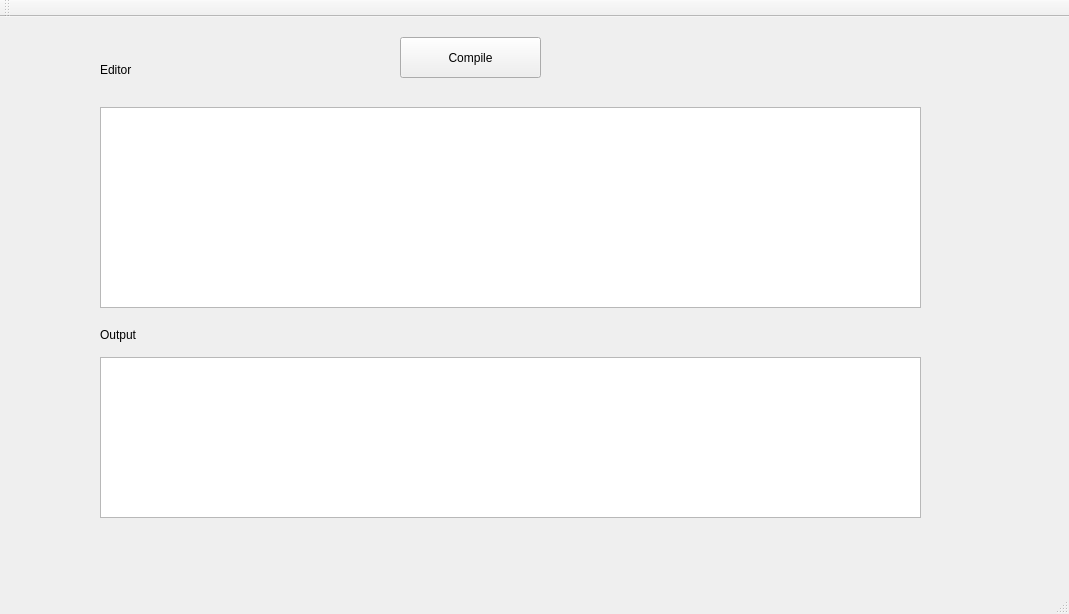
<?xml version="1.0" encoding="UTF-8"?>
<ui version="4.0">
 <class>MainWindow</class>
 <widget class="QMainWindow" name="MainWindow">
  <property name="minimumSize">
   <size>
    <width>1069</width>
    <height>614</height>
   </size>
  </property>
  <property name="windowTitle">
   <string>Compiler</string>
  </property>
  <widget class="QWidget" name="centralWidget">
   <widget class="QPushButton" name="pushButton">
    <property name="geometry">
     <rect>
      <x>400</x>
      <y>20</y>
      <width>141</width>
      <height>41</height>
     </rect>
    </property>
    <property name="text">
     <string>Compile</string>
    </property>
   </widget>
   <widget class="QTextEdit" name="Editor">
    <property name="geometry">
     <rect>
      <x>100</x>
      <y>90</y>
      <width>821</width>
      <height>201</height>
     </rect>
    </property>
   </widget>
   <widget class="QTextEdit" name="Output">
    <property name="geometry">
     <rect>
      <x>100</x>
      <y>340</y>
      <width>821</width>
      <height>161</height>
     </rect>
    </property>
   </widget>
   <widget class="QLabel" name="label">
    <property name="geometry">
     <rect>
      <x>100</x>
      <y>45</y>
      <width>33</width>
      <height>16</height>
     </rect>
    </property>
    <property name="text">
     <string>Editor</string>
    </property>
   </widget>
   <widget class="QLabel" name="label_2">
    <property name="geometry">
     <rect>
      <x>100</x>
      <y>310</y>
      <width>55</width>
      <height>16</height>
     </rect>
    </property>
    <property name="text">
     <string>Output</string>
    </property>
   </widget>
  </widget>
  <widget class="QMenuBar" name="menuBar">
   <property name="geometry">
    <rect>
     <x>0</x>
     <y>0</y>
     <width>1069</width>
     <height>26</height>
    </rect>
   </property>
  </widget>
  <widget class="QToolBar" name="mainToolBar">
   <attribute name="toolBarArea">
    <enum>TopToolBarArea</enum>
   </attribute>
   <attribute name="toolBarBreak">
    <bool>false</bool>
   </attribute>
  </widget>
  <widget class="QStatusBar" name="statusBar"/>
 </widget>
 <layoutdefault spacing="6" margin="11"/>
 <resources/>
 <connections/>
</ui>
